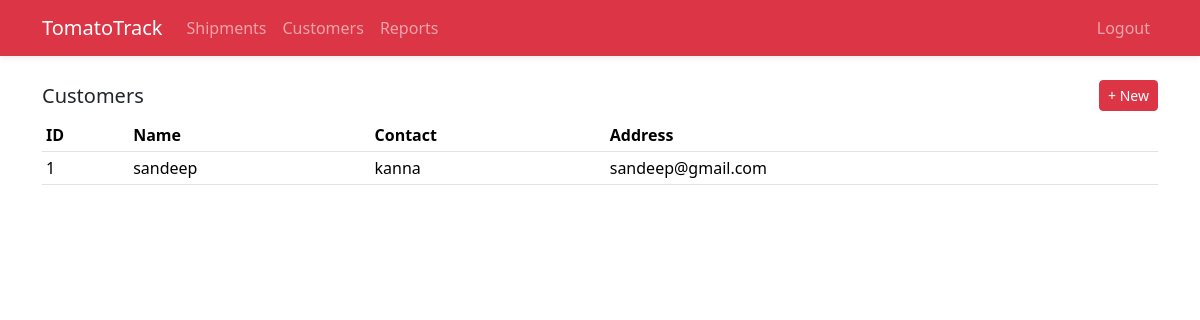
The page /customers (signed in) on the database its author committed.
### models.py (models this page shows)
class Customer(Base):
    __tablename__ = 'customers'
    id = Column(Integer, primary_key=True)
    name = Column(String(255), nullable=False)
    contact = Column(String(255))
    address = Column(Text)
    notes = Column(Text)
    shipments = relationship('Shipment', back_populates='customer')

### app.py (the view)
    @app.route('/customers')
    @login_required
    def customers_list():
        with Session() as s:
            customers = s.query(Customer).all()
        return render_template('customers_list.html', customers=customers)

### templates/customers_list.html
{% extends 'base.html' %}
{% block content %}
<div class="d-flex justify-content-between align-items-center mb-2">
  <h5 class="mb-0">Customers</h5>
  <a class="btn btn-sm btn-danger" href="{{ url_for('customer_new') }}">+ New</a>
</div>
<div class="table-responsive">
  <table class="table table-sm align-middle">
    <thead><tr><th>ID</th><th>Name</th><th>Contact</th><th>Address</th></tr></thead>
    <tbody>
      {% for c in customers %}
        <tr>
          <td>{{ c.id }}</td>
          <td>{{ c.name }}</td>
          <td>{{ c.contact }}</td>
          <td>{{ c.address }}</td>
        </tr>
      {% endfor %}
    </tbody>
  </table>
</div>
{% endblock %}

### static/custom.css (style rules this page uses)
body { background: #fff; }
table th { white-space: nowrap; }

### rows shown on the page
Customer: id "1", name "sandeep", contact "kanna", address "sandeep@gmail.com"
